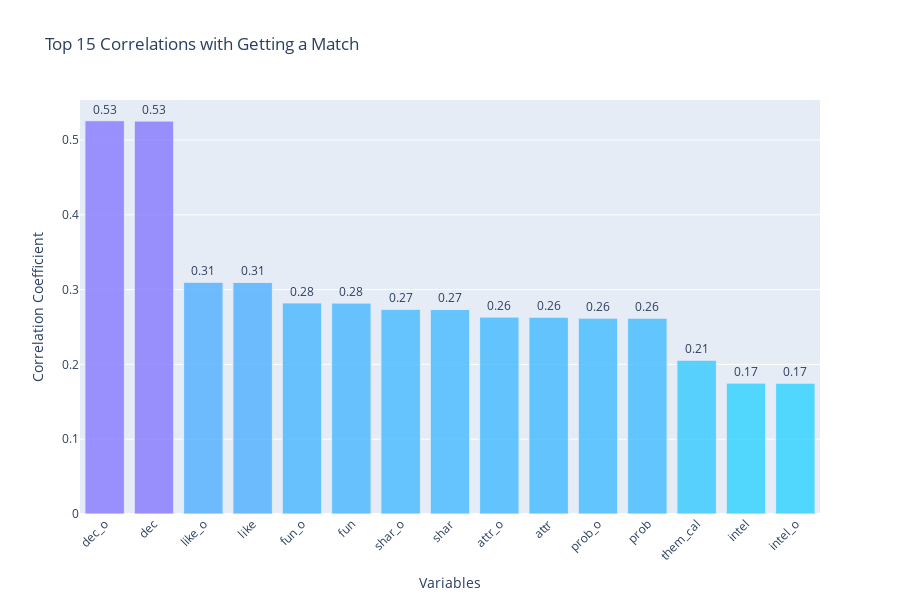
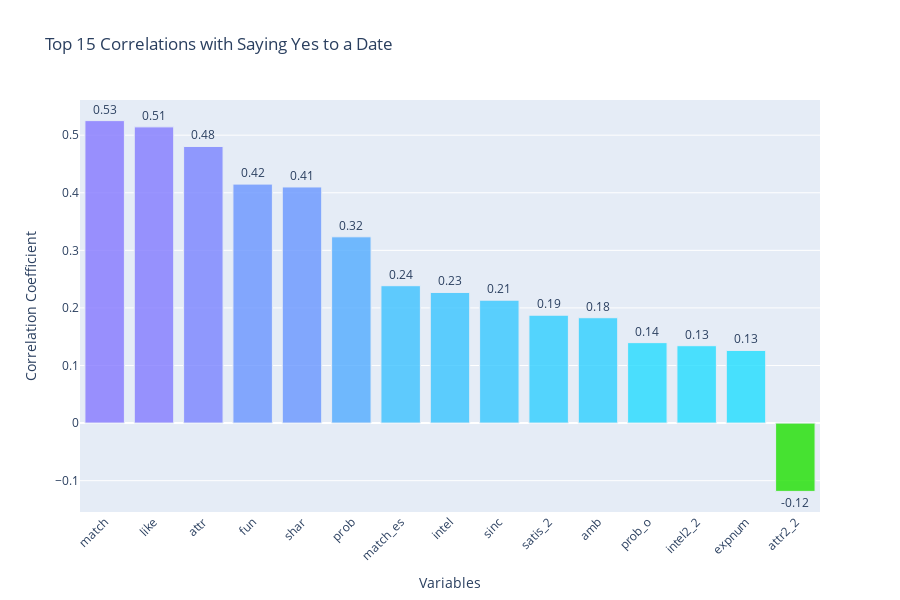
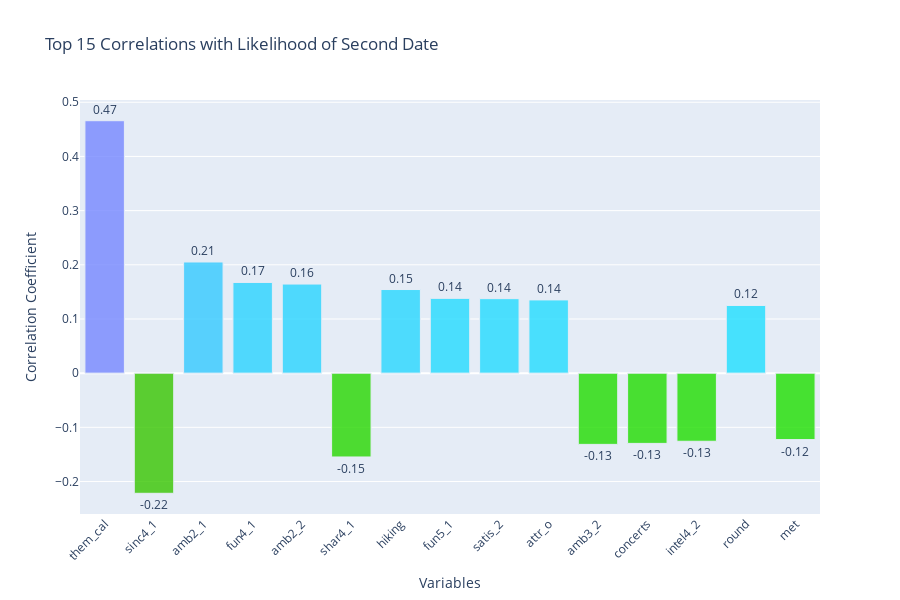

Notebook code cell kept with these figures, in order:
### Code cell
# Check for top correlations between variables
# Function to calculate top correlations and prepare DataFrame with colors
def prepare_correlation_data(df, target, top_n=15):
    correlations = df.corr(numeric_only=True)[target].dropna().sort_values(key=abs, ascending=False)[1:top_n + 1]
    df_corr = correlations.reset_index().rename(columns={'index': 'Variable', target: 'Correlation'})
    df_corr['Color'] = df_corr['Correlation'].apply(
        lambda x: f'rgba({int(255 * abs(x))}, {int(255 * (1 - abs(x)))}, {255 if x > 0 else 0}, 0.8)'
    )
    return df_corr

# Function to create a bar plot
def create_correlation_plot(df_corr, title):
    fig = px.bar(
        df_corr,
        x='Variable',
        y='Correlation',
        title=title,
        text='Correlation',
        color='Color',
        color_discrete_map='identity',
        labels={'Correlation': 'Correlation Coefficient', 'Variable': 'Variables'}
    )
    fig.update_traces(texttemplate='%{text:.2f}', textposition='outside', marker_line_width=1)
    fig.update_layout(xaxis_tickangle=-45, height=600)
    return fig

# Prepare data and plots
for target, title in zip(['match', 'dec', 'date_3'], 
                         ["Top 15 Correlations with Getting a Match",
                          "Top 15 Correlations with Saying Yes to a Date",
                          "Top 15 Correlations with Likelihood of Second Date"]):
    df_corr = prepare_correlation_data(df, target)
    fig = create_correlation_plot(df_corr, title)
    fig.show()

### Figure 1 — Plotly figure (JSON) as saved in the notebook; plotly's stock layout.template omitted (floating-point values rounded to 4 significant figures)
{"data": [{"hovertemplate": "Variables=%{x}<br>Correlation Coefficient=%{text}<extra></extra>", "legendgroup": "", "marker": {"color": "rgba(134, 120, 255, 0.8)", "line": {"width": 1}, "pattern": {"shape": ""}}, "name": "", "orientation": "v", "showlegend": false, "text": [0.5258], "textposition": "outside", "texttemplate": "%{text:.2f}", "type": "bar", "x": ["dec_o"], "xaxis": "x", "y": [0.5258], "yaxis": "y"}, {"hovertemplate": "Variables=%{x}<br>Correlation Coefficient=%{text}<extra></extra>", "legendgroup": "", "marker": {"color": "rgba(133, 121, 255, 0.8)", "line": {"width": 1}, "pattern": {"shape": ""}}, "name": "", "orientation": "v", "showlegend": false, "text": [0.5253], "textposition": "outside", "texttemplate": "%{text:.2f}", "type": "bar", "x": ["dec"], "xaxis": "x", "y": [0.5253], "yaxis": "y"}, {"hovertemplate": "Variables=%{x}<br>Correlation Coefficient=%{text}<extra></extra>", "legendgroup": "", "marker": {"color": "rgba(79, 175, 255, 0.8)", "line": {"width": 1}, "pattern": {"shape": ""}}, "name": "", "orientation": "v", "showlegend": false, "text": [0.3098], "textposition": "outside", "texttemplate": "%{text:.2f}", "type": "bar", "x": ["like_o"], "xaxis": "x", "y": [0.3098], "yaxis": "y"}, {"hovertemplate": "Variables=%{x}<br>Correlation Coefficient=%{text}<extra></extra>", "legendgroup": "", "marker": {"color": "rgba(78, 176, 255, 0.8)", "line": {"width": 1}, "pattern": {"shape": ""}}, "name": "", "orientation": "v", "showlegend": false, "text": [0.3096], "textposition": "outside", "texttemplate": "%{text:.2f}", "type": "bar", "x": ["like"], "xaxis": "x", "y": [0.3096], "yaxis": "y"}, {"hovertemplate": "Variables=%{x}<br>Correlation Coefficient=%{text}<extra></extra>", "legendgroup": "", "marker": {"color": "rgba(71, 183, 255, 0.8)", "line": {"width": 1}, "pattern": {"shape": ""}}, "name": "", "orientation": "v", "showlegend": false, "text": [0.2822, 0.282], "textposition": "outside", "texttemplate": "%{text:.2f}", "type": "bar", "x": ["fun_o", "fun"], "xaxis": "x", "y": [0.2822, 0.282], "yaxis": "y"}, {"hovertemplate": "Variables=%{x}<br>Correlation Coefficient=%{text}<extra></extra>", "legendgroup": "", "marker": {"color": "rgba(69, 185, 255, 0.8)", "line": {"width": 1}, "pattern": {"shape": ""}}, "name": "", "orientation": "v", "showlegend": false, "text": [0.2736, 0.2734], "textposition": "outside", "texttemplate": "%{text:.2f}", "type": "bar", "x": ["shar_o", "shar"], "xaxis": "x", "y": [0.2736, 0.2734], "yaxis": "y"}, {"hovertemplate": "Variables=%{x}<br>Correlation Coefficient=%{text}<extra></extra>", "legendgroup": "", "marker": {"color": "rgba(67, 187, 255, 0.8)", "line": {"width": 1}, "pattern": {"shape": ""}}, "name": "", "orientation": "v", "showlegend": false, "text": [0.2633, 0.2631], "textposition": "outside", "texttemplate": "%{text:.2f}", "type": "bar", "x": ["attr_o", "attr"], "xaxis": "x", "y": [0.2633, 0.2631], "yaxis": "y"}, {"hovertemplate": "Variables=%{x}<br>Correlation Coefficient=%{text}<extra></extra>", "legendgroup": "", "marker": {"color": "rgba(66, 188, 255, 0.8)", "line": {"width": 1}, "pattern": {"shape": ""}}, "name": "", "orientation": "v", "showlegend": false, "text": [0.2619, 0.2618], "textposition": "outside", "texttemplate": "%{text:.2f}", "type": "bar", "x": ["prob_o", "prob"], "xaxis": "x", "y": [0.2619, 0.2618], "yaxis": "y"}, {"hovertemplate": "Variables=%{x}<br>Correlation Coefficient=%{text}<extra></extra>", "legendgroup": "", "marker": {"color": "rgba(52, 202, 255, 0.8)", "line": {"width": 1}, "pattern": {"shape": ""}}, "name": "", "orientation": "v", "showlegend": false, "text": [0.2056], "textposition": "outside", "texttemplate": "%{text:.2f}", "type": "bar", "x": ["them_cal"], "xaxis": "x", "y": [0.2056], "yaxis": "y"}, {"hovertemplate": "Variables=%{x}<br>Correlation Coefficient=%{text}<extra></extra>", "legendgroup": "", "marker": {"color": "rgba(44, 210, 255, 0.8)", "line": {"width": 1}, "pattern": {"shape": ""}}, "name": "", "orientation": "v", "showlegend": false, "text": [0.175, 0.1749], "textposition": "outside", "texttemplate": "%{text:.2f}", "type": "bar", "x": ["intel", "intel_o"], "xaxis": "x", "y": [0.175, 0.1749], "yaxis": "y"}], "layout": {"barmode": "relative", "height": 600, "legend": {"tracegroupgap": 0}, "title": {"text": "Top 15 Correlations with Getting a Match"}, "xaxis": {"anchor": "y", "domain": [0, 1], "tickangle": -45, "title": {"text": "Variables"}}, "yaxis": {"anchor": "x", "domain": [0, 1], "title": {"text": "Correlation Coefficient"}}}}

### Figure 2 — Plotly figure (JSON) as saved in the notebook; plotly's stock layout.template omitted (floating-point values rounded to 4 significant figures)
{"data": [{"hovertemplate": "Variables=%{x}<br>Correlation Coefficient=%{text}<extra></extra>", "legendgroup": "", "marker": {"color": "rgba(133, 121, 255, 0.8)", "line": {"width": 1}, "pattern": {"shape": ""}}, "name": "", "orientation": "v", "showlegend": false, "text": [0.5253], "textposition": "outside", "texttemplate": "%{text:.2f}", "type": "bar", "x": ["match"], "xaxis": "x", "y": [0.5253], "yaxis": "y"}, {"hovertemplate": "Variables=%{x}<br>Correlation Coefficient=%{text}<extra></extra>", "legendgroup": "", "marker": {"color": "rgba(131, 123, 255, 0.8)", "line": {"width": 1}, "pattern": {"shape": ""}}, "name": "", "orientation": "v", "showlegend": false, "text": [0.5144], "textposition": "outside", "texttemplate": "%{text:.2f}", "type": "bar", "x": ["like"], "xaxis": "x", "y": [0.5144], "yaxis": "y"}, {"hovertemplate": "Variables=%{x}<br>Correlation Coefficient=%{text}<extra></extra>", "legendgroup": "", "marker": {"color": "rgba(122, 132, 255, 0.8)", "line": {"width": 1}, "pattern": {"shape": ""}}, "name": "", "orientation": "v", "showlegend": false, "text": [0.4804], "textposition": "outside", "texttemplate": "%{text:.2f}", "type": "bar", "x": ["attr"], "xaxis": "x", "y": [0.4804], "yaxis": "y"}, {"hovertemplate": "Variables=%{x}<br>Correlation Coefficient=%{text}<extra></extra>", "legendgroup": "", "marker": {"color": "rgba(105, 149, 255, 0.8)", "line": {"width": 1}, "pattern": {"shape": ""}}, "name": "", "orientation": "v", "showlegend": false, "text": [0.415], "textposition": "outside", "texttemplate": "%{text:.2f}", "type": "bar", "x": ["fun"], "xaxis": "x", "y": [0.415], "yaxis": "y"}, {"hovertemplate": "Variables=%{x}<br>Correlation Coefficient=%{text}<extra></extra>", "legendgroup": "", "marker": {"color": "rgba(104, 150, 255, 0.8)", "line": {"width": 1}, "pattern": {"shape": ""}}, "name": "", "orientation": "v", "showlegend": false, "text": [0.4101], "textposition": "outside", "texttemplate": "%{text:.2f}", "type": "bar", "x": ["shar"], "xaxis": "x", "y": [0.4101], "yaxis": "y"}, {"hovertemplate": "Variables=%{x}<br>Correlation Coefficient=%{text}<extra></extra>", "legendgroup": "", "marker": {"color": "rgba(82, 172, 255, 0.8)", "line": {"width": 1}, "pattern": {"shape": ""}}, "name": "", "orientation": "v", "showlegend": false, "text": [0.3235], "textposition": "outside", "texttemplate": "%{text:.2f}", "type": "bar", "x": ["prob"], "xaxis": "x", "y": [0.3235], "yaxis": "y"}, {"hovertemplate": "Variables=%{x}<br>Correlation Coefficient=%{text}<extra></extra>", "legendgroup": "", "marker": {"color": "rgba(60, 194, 255, 0.8)", "line": {"width": 1}, "pattern": {"shape": ""}}, "name": "", "orientation": "v", "showlegend": false, "text": [0.2386], "textposition": "outside", "texttemplate": "%{text:.2f}", "type": "bar", "x": ["match_es"], "xaxis": "x", "y": [0.2386], "yaxis": "y"}, {"hovertemplate": "Variables=%{x}<br>Correlation Coefficient=%{text}<extra></extra>", "legendgroup": "", "marker": {"color": "rgba(57, 197, 255, 0.8)", "line": {"width": 1}, "pattern": {"shape": ""}}, "name": "", "orientation": "v", "showlegend": false, "text": [0.2269], "textposition": "outside", "texttemplate": "%{text:.2f}", "type": "bar", "x": ["intel"], "xaxis": "x", "y": [0.2269], "yaxis": "y"}, {"hovertemplate": "Variables=%{x}<br>Correlation Coefficient=%{text}<extra></extra>", "legendgroup": "", "marker": {"color": "rgba(54, 200, 255, 0.8)", "line": {"width": 1}, "pattern": {"shape": ""}}, "name": "", "orientation": "v", "showlegend": false, "text": [0.2135], "textposition": "outside", "texttemplate": "%{text:.2f}", "type": "bar", "x": ["sinc"], "xaxis": "x", "y": [0.2135], "yaxis": "y"}, {"hovertemplate": "Variables=%{x}<br>Correlation Coefficient=%{text}<extra></extra>", "legendgroup": "", "marker": {"color": "rgba(47, 207, 255, 0.8)", "line": {"width": 1}, "pattern": {"shape": ""}}, "name": "", "orientation": "v", "showlegend": false, "text": [0.1874], "textposition": "outside", "texttemplate": "%{text:.2f}", "type": "bar", "x": ["satis_2"], "xaxis": "x", "y": [0.1874], "yaxis": "y"}, {"hovertemplate": "Variables=%{x}<br>Correlation Coefficient=%{text}<extra></extra>", "legendgroup": "", "marker": {"color": "rgba(46, 208, 255, 0.8)", "line": {"width": 1}, "pattern": {"shape": ""}}, "name": "", "orientation": "v", "showlegend": false, "text": [0.183], "textposition": "outside", "texttemplate": "%{text:.2f}", "type": "bar", "x": ["amb"], "xaxis": "x", "y": [0.183], "yaxis": "y"}, {"hovertemplate": "Variables=%{x}<br>Correlation Coefficient=%{text}<extra></extra>", "legendgroup": "", "marker": {"color": "rgba(35, 219, 255, 0.8)", "line": {"width": 1}, "pattern": {"shape": ""}}, "name": "", "orientation": "v", "showlegend": false, "text": [0.1397], "textposition": "outside", "texttemplate": "%{text:.2f}", "type": "bar", "x": ["prob_o"], "xaxis": "x", "y": [0.1397], "yaxis": "y"}, {"hovertemplate": "Variables=%{x}<br>Correlation Coefficient=%{text}<extra></extra>", "legendgroup": "", "marker": {"color": "rgba(34, 220, 255, 0.8)", "line": {"width": 1}, "pattern": {"shape": ""}}, "name": "", "orientation": "v", "showlegend": false, "text": [0.1344], "textposition": "outside", "texttemplate": "%{text:.2f}", "type": "bar", "x": ["intel2_2"], "xaxis": "x", "y": [0.1344], "yaxis": "y"}, {"hovertemplate": "Variables=%{x}<br>Correlation Coefficient=%{text}<extra></extra>", "legendgroup": "", "marker": {"color": "rgba(32, 222, 255, 0.8)", "line": {"width": 1}, "pattern": {"shape": ""}}, "name": "", "orientation": "v", "showlegend": false, "text": [0.1262], "textposition": "outside", "texttemplate": "%{text:.2f}", "type": "bar", "x": ["expnum"], "xaxis": "x", "y": [0.1262], "yaxis": "y"}, {"hovertemplate": "Variables=%{x}<br>Correlation Coefficient=%{text}<extra></extra>", "legendgroup": "", "marker": {"color": "rgba(30, 224, 0, 0.8)", "line": {"width": 1}, "pattern": {"shape": ""}}, "name": "", "orientation": "v", "showlegend": false, "text": [-0.1186], "textposition": "outside", "texttemplate": "%{text:.2f}", "type": "bar", "x": ["attr2_2"], "xaxis": "x", "y": [-0.1186], "yaxis": "y"}], "layout": {"barmode": "relative", "height": 600, "legend": {"tracegroupgap": 0}, "title": {"text": "Top 15 Correlations with Saying Yes to a Date"}, "xaxis": {"anchor": "y", "domain": [0, 1], "tickangle": -45, "title": {"text": "Variables"}}, "yaxis": {"anchor": "x", "domain": [0, 1], "title": {"text": "Correlation Coefficient"}}}}

### Figure 3 — Plotly figure (JSON) as saved in the notebook; plotly's stock layout.template omitted (floating-point values rounded to 4 significant figures)
{"data": [{"hovertemplate": "Variables=%{x}<br>Correlation Coefficient=%{text}<extra></extra>", "legendgroup": "", "marker": {"color": "rgba(118, 136, 255, 0.8)", "line": {"width": 1}, "pattern": {"shape": ""}}, "name": "", "orientation": "v", "showlegend": false, "text": [0.466], "textposition": "outside", "texttemplate": "%{text:.2f}", "type": "bar", "x": ["them_cal"], "xaxis": "x", "y": [0.466], "yaxis": "y"}, {"hovertemplate": "Variables=%{x}<br>Correlation Coefficient=%{text}<extra></extra>", "legendgroup": "", "marker": {"color": "rgba(56, 198, 0, 0.8)", "line": {"width": 1}, "pattern": {"shape": ""}}, "name": "", "orientation": "v", "showlegend": false, "text": [-0.2217], "textposition": "outside", "texttemplate": "%{text:.2f}", "type": "bar", "x": ["sinc4_1"], "xaxis": "x", "y": [-0.2217], "yaxis": "y"}, {"hovertemplate": "Variables=%{x}<br>Correlation Coefficient=%{text}<extra></extra>", "legendgroup": "", "marker": {"color": "rgba(52, 202, 255, 0.8)", "line": {"width": 1}, "pattern": {"shape": ""}}, "name": "", "orientation": "v", "showlegend": false, "text": [0.2052], "textposition": "outside", "texttemplate": "%{text:.2f}", "type": "bar", "x": ["amb2_1"], "xaxis": "x", "y": [0.2052], "yaxis": "y"}, {"hovertemplate": "Variables=%{x}<br>Correlation Coefficient=%{text}<extra></extra>", "legendgroup": "", "marker": {"color": "rgba(42, 212, 255, 0.8)", "line": {"width": 1}, "pattern": {"shape": ""}}, "name": "", "orientation": "v", "showlegend": false, "text": [0.1674], "textposition": "outside", "texttemplate": "%{text:.2f}", "type": "bar", "x": ["fun4_1"], "xaxis": "x", "y": [0.1674], "yaxis": "y"}, {"hovertemplate": "Variables=%{x}<br>Correlation Coefficient=%{text}<extra></extra>", "legendgroup": "", "marker": {"color": "rgba(41, 213, 255, 0.8)", "line": {"width": 1}, "pattern": {"shape": ""}}, "name": "", "orientation": "v", "showlegend": false, "text": [0.1645], "textposition": "outside", "texttemplate": "%{text:.2f}", "type": "bar", "x": ["amb2_2"], "xaxis": "x", "y": [0.1645], "yaxis": "y"}, {"hovertemplate": "Variables=%{x}<br>Correlation Coefficient=%{text}<extra></extra>", "legendgroup": "", "marker": {"color": "rgba(39, 215, 0, 0.8)", "line": {"width": 1}, "pattern": {"shape": ""}}, "name": "", "orientation": "v", "showlegend": false, "text": [-0.1547], "textposition": "outside", "texttemplate": "%{text:.2f}", "type": "bar", "x": ["shar4_1"], "xaxis": "x", "y": [-0.1547], "yaxis": "y"}, {"hovertemplate": "Variables=%{x}<br>Correlation Coefficient=%{text}<extra></extra>", "legendgroup": "", "marker": {"color": "rgba(39, 215, 255, 0.8)", "line": {"width": 1}, "pattern": {"shape": ""}}, "name": "", "orientation": "v", "showlegend": false, "text": [0.1544], "textposition": "outside", "texttemplate": "%{text:.2f}", "type": "bar", "x": ["hiking"], "xaxis": "x", "y": [0.1544], "yaxis": "y"}, {"hovertemplate": "Variables=%{x}<br>Correlation Coefficient=%{text}<extra></extra>", "legendgroup": "", "marker": {"color": "rgba(35, 219, 255, 0.8)", "line": {"width": 1}, "pattern": {"shape": ""}}, "name": "", "orientation": "v", "showlegend": false, "text": [0.1381, 0.1375], "textposition": "outside", "texttemplate": "%{text:.2f}", "type": "bar", "x": ["fun5_1", "satis_2"], "xaxis": "x", "y": [0.1381, 0.1375], "yaxis": "y"}, {"hovertemplate": "Variables=%{x}<br>Correlation Coefficient=%{text}<extra></extra>", "legendgroup": "", "marker": {"color": "rgba(34, 220, 255, 0.8)", "line": {"width": 1}, "pattern": {"shape": ""}}, "name": "", "orientation": "v", "showlegend": false, "text": [0.1352], "textposition": "outside", "texttemplate": "%{text:.2f}", "type": "bar", "x": ["attr_o"], "xaxis": "x", "y": [0.1352], "yaxis": "y"}, {"hovertemplate": "Variables=%{x}<br>Correlation Coefficient=%{text}<extra></extra>", "legendgroup": "", "marker": {"color": "rgba(33, 221, 0, 0.8)", "line": {"width": 1}, "pattern": {"shape": ""}}, "name": "", "orientation": "v", "showlegend": false, "text": [-0.1315, -0.1297], "textposition": "outside", "texttemplate": "%{text:.2f}", "type": "bar", "x": ["amb3_2", "concerts"], "xaxis": "x", "y": [-0.1315, -0.1297], "yaxis": "y"}, {"hovertemplate": "Variables=%{x}<br>Correlation Coefficient=%{text}<extra></extra>", "legendgroup": "", "marker": {"color": "rgba(32, 222, 0, 0.8)", "line": {"width": 1}, "pattern": {"shape": ""}}, "name": "", "orientation": "v", "showlegend": false, "text": [-0.1257], "textposition": "outside", "texttemplate": "%{text:.2f}", "type": "bar", "x": ["intel4_2"], "xaxis": "x", "y": [-0.1257], "yaxis": "y"}, {"hovertemplate": "Variables=%{x}<br>Correlation Coefficient=%{text}<extra></extra>", "legendgroup": "", "marker": {"color": "rgba(31, 223, 255, 0.8)", "line": {"width": 1}, "pattern": {"shape": ""}}, "name": "", "orientation": "v", "showlegend": false, "text": [0.125], "textposition": "outside", "texttemplate": "%{text:.2f}", "type": "bar", "x": ["round"], "xaxis": "x", "y": [0.125], "yaxis": "y"}, {"hovertemplate": "Variables=%{x}<br>Correlation Coefficient=%{text}<extra></extra>", "legendgroup": "", "marker": {"color": "rgba(31, 223, 0, 0.8)", "line": {"width": 1}, "pattern": {"shape": ""}}, "name": "", "orientation": "v", "showlegend": false, "text": [-0.1226], "textposition": "outside", "texttemplate": "%{text:.2f}", "type": "bar", "x": ["met"], "xaxis": "x", "y": [-0.1226], "yaxis": "y"}], "layout": {"barmode": "relative", "height": 600, "legend": {"tracegroupgap": 0}, "title": {"text": "Top 15 Correlations with Likelihood of Second Date"}, "xaxis": {"anchor": "y", "domain": [0, 1], "tickangle": -45, "title": {"text": "Variables"}}, "yaxis": {"anchor": "x", "domain": [0, 1], "title": {"text": "Correlation Coefficient"}}}}
